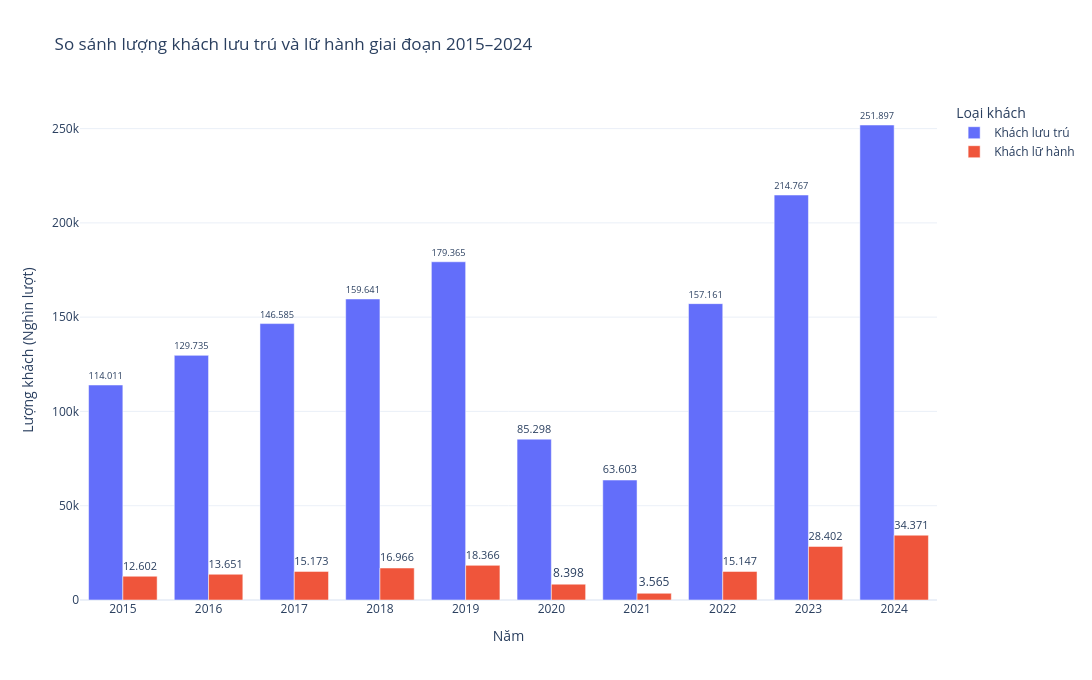

Source (notebook cell):
### Markdown cell above
## 3.4. Grouped Bar Chart – So sánh lượng khách lưu trú và lữ hành

**Mục tiêu:** So sánh lượng khách do cơ sở lưu trú và cơ sở lữ hành phục vụ qua từng năm trong giai đoạn 2015–2024.

### Code cell
# =========================================================
# BIỂU ĐỒ 4 - GROUPED BAR
# =========================================================

guest_stay = "Khách cơ sở lưu trú phục vụ (Nghìn lượt)"
guest_tour = "Khách cơ sở lữ hành phục vụ (Nghìn lượt)"

fig4 = go.Figure()

fig4.add_trace(
    go.Bar(
        x=df_nam["Năm"],
        y=df_nam[guest_stay],
        name="Khách lưu trú",
        text=[
            fmt_vi(v, 0)
            for v in df_nam[guest_stay]
        ],
        textposition="outside"
    )
)

fig4.add_trace(
    go.Bar(
        x=df_nam["Năm"],
        y=df_nam[guest_tour],
        name="Khách lữ hành",
        text=[
            fmt_vi(v, 0)
            for v in df_nam[guest_tour]
        ],
        textposition="outside"
    )
)

fig4.update_layout(
    title="So sánh lượng khách lưu trú và lữ hành giai đoạn 2015–2024",
    xaxis_title="Năm",
    yaxis_title="Lượng khách (Nghìn lượt)",
    barmode="group",
    template="plotly_white",
    legend_title="Loại khách",
    width=1200,
    height=680
)

fig4.update_xaxes(dtick=1)
fig4.update_yaxes(rangemode="tozero")

file_fig4 = FIGURES / "04_luong_khach.png"

fig4.write_image(file_fig4, scale=2)

fig4.show()

### Figure 1 — Plotly figure (JSON) as saved in the notebook; plotly's stock layout.template omitted (floating-point values rounded to 4 significant figures)
{"data": [{"name": "Khách lưu trú", "text": ["114.011", "129.735", "146.585", "159.641", "179.365", "85.298", "63.603", "157.161", "214.767", "251.897"], "textposition": "outside", "type": "bar", "x": [2015, 2016, 2017, 2018, 2019, 2020, 2021, 2022, 2023, 2024], "y": [114000.0, 129700.0, 146600.0, 159600.0, 179400.0, 85300.0, 63600.0, 157200.0, 214800.0, 251900.0]}, {"name": "Khách lữ hành", "text": ["12.602", "13.651", "15.173", "16.966", "18.366", "8.398", "3.565", "15.147", "28.402", "34.371"], "textposition": "outside", "type": "bar", "x": [2015, 2016, 2017, 2018, 2019, 2020, 2021, 2022, 2023, 2024], "y": [12600.0, 13650.0, 15170.0, 16970.0, 18370.0, 8398.0, 3565.0, 15150.0, 28400.0, 34370.0]}], "layout": {"barmode": "group", "height": 680, "legend": {"title": {"text": "Loại khách"}}, "title": {"text": "So sánh lượng khách lưu trú và lữ hành giai đoạn 2015–2024"}, "width": 1200, "xaxis": {"dtick": 1, "title": {"text": "Năm"}}, "yaxis": {"rangemode": "tozero", "title": {"text": "Lượng khách (Nghìn lượt)"}}}}
